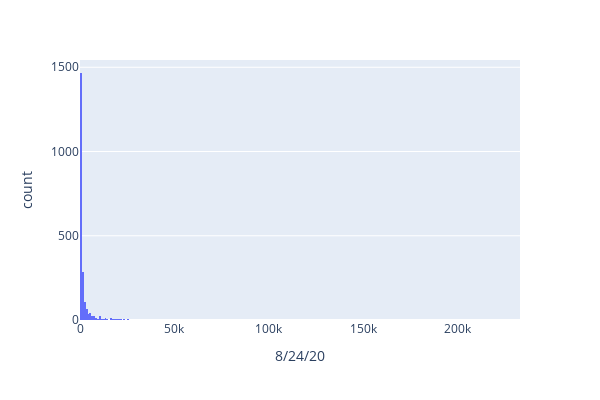

This figure's notebook cell:
### Markdown cell above
### Apply filter by cases

### Code cell
latest_date = cases_df.columns[-1]
#case_line = 100
df = cases_df[cases_df[latest_date]>=case_line]
print(len(df))
fig = px.histogram(df, x=latest_date, width=600, height=400)
print("Cum cases on: " + cases_df.columns[-1])
fig.show()

### Figure 1 — Plotly figure (JSON) as saved in the notebook; plotly's stock layout.template omitted (floating-point values rounded to 4 significant figures; data arrays with more than 128 entries replaced by an {"elided": "..."} marker saying what was removed)
{"data": [{"alignmentgroup": "True", "bingroup": "x", "hoverlabel": {"namelength": 0}, "hovertemplate": "8/24/20=%{x}<br>count=%{y}", "legendgroup": "", "marker": {"color": "#636efa"}, "name": "", "offsetgroup": "", "orientation": "v", "showlegend": false, "type": "histogram", "x": {"elided": "2185 int values"}, "xaxis": "x", "yaxis": "y"}], "layout": {"barmode": "relative", "height": 400, "legend": {"tracegroupgap": 0}, "margin": {"t": 60}, "width": 600, "xaxis": {"anchor": "y", "domain": [0, 1], "title": {"text": "8/24/20"}}, "yaxis": {"anchor": "x", "domain": [0, 1], "title": {"text": "count"}}}}
